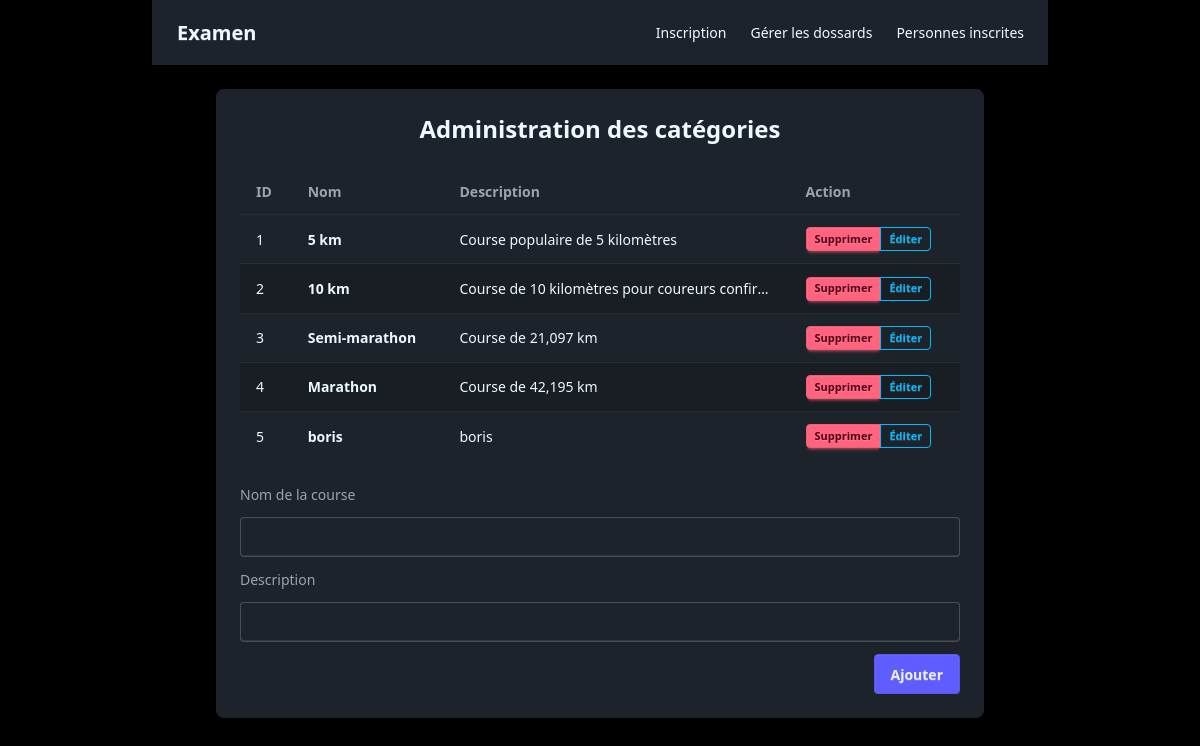
Before: /adm.php with the older database file.
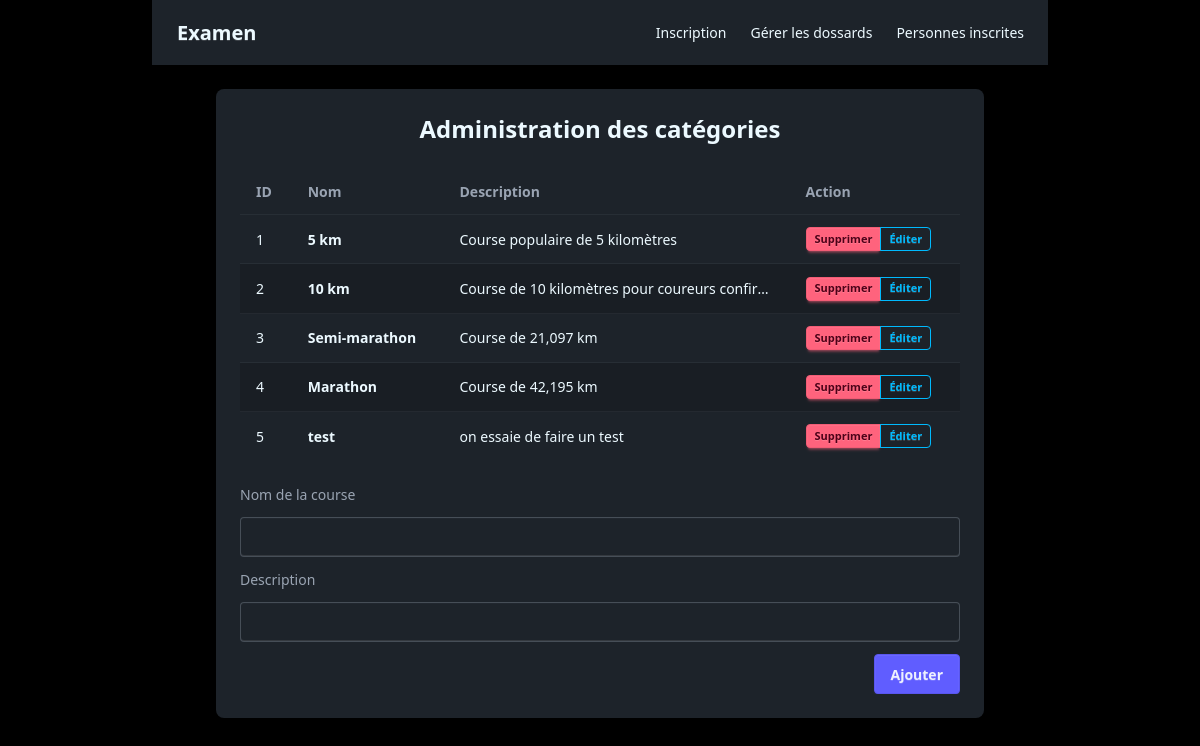
After: the same page with the newer database file.
### tables this page shows
CREATE TABLE courses (
    id_course   INTEGER PRIMARY KEY AUTOINCREMENT, 
    nom         TEXT    NOT NULL,                  
    description TEXT    NOT NULL                   
);

### adm.php (the view, shortened to what this page needs)
<?php
try {
    $pdo = new PDO('sqlite:bd.sqlite');
    $pdo->setAttribute(PDO::ATTR_ERRMODE, PDO::ERRMODE_EXCEPTION);
    $rqt = "SELECT id_course, nom, description FROM courses ORDER BY id_course ASC";
    $exu = $pdo->prepare($rqt);
    $exu->execute();
    $tabs = $exu->fetchAll(PDO::FETCH_ASSOC);
} catch (Exception $e) {
    die('Erreur : ' . $e->getMessage());
}
?>
<!DOCTYPE html>
<html lang="fr" data-theme="dark">
<head>
    <link href="https://cdn.jsdelivr.net/npm/daisyui@5" rel="stylesheet" type="text/css" />
    <script src="https://cdn.jsdelivr.net/npm/@tailwindcss/browser@4"></script>
</head>
<body class="min-h-screen flex flex-col items-center bg-black">
<div class="navbar bg-base-100 shadow-md w-full max-w-4xl mb-6">
  <div class="navbar-start">
    <a class="btn btn-ghost text-xl font-bold">Examen</a>
  </div>
  <div class="navbar-end">
    <ul class="menu menu-horizontal px-1">
      <li><a href="index.php">Inscription</a></li>
      <li><a href="dossards.php">Gérer les dossards</a></li>
      <li><a href="affichage_personne.php">Personnes inscrites</a></li>
    </ul>
  </div>
</div>
<div class="w-full max-w-3xl">
  <div class="card w-full bg-base-100 shadow-xl">
    <div class="card-body">
      <h1 class="text-2xl font-bold mb-4 text-center">
        Administration des catégories
      </h1>
      <div class="overflow-x-auto">
        <table class="table table-zebra">
          <thead>
            <tr>
              <th>ID</th>
              <th>Nom</th>
              <th>Description</th>
              <th>Action</th>
            </tr>
          </thead>
          <tbody>
          <?php foreach ($tabs as $tas): ?>
            <tr class="hover">
              <td><?= htmlspecialchars($tas['id_course']) ?></td>
              <td class="font-semibold">
                <?= htmlspecialchars($tas['nom']) ?>
              </td>
              <td class="max-w-xs truncate">
                <?= htmlspecialchars($tas['description']) ?>
              </td>
              <td>
                <div class="join">
                  <a href="supprimer.php?id_course=<?= htmlspecialchars($tas['id_course']) ?>"
                     class="btn btn-xs btn-error join-item">
                    Supprimer
                  </a>
                  <a href="modif.php?id_course=<?= htmlspecialchars($tas['id_course']) ?>"
                     class="btn btn-xs btn-info btn-outline join-item">
                    Éditer
                  </a>
                </div>
              </td>
            </tr>
          <?php endforeach; ?>
          </tbody>
        </table>
        <form action="adm.php" method="post" class="mt-6 space-y-3">
          <label class="label" for="nom">
            <span class="label-text">Nom de la course</span>
          </label>
          <input type="text" name="nom" id="nom" class="input input-bordered w-full">
          <label class="label" for="description">
            <span class="label-text">Description</span>
          </label>
          <input type="text" name="description" id="description" class="input input-bordered w-full">
          <div class="card-actions justify-end">
            <button type="submit" name="ajouter" class="btn btn-primary">Ajouter</button>
          </div>
        </form>
      </div>
    </div>
  </div>
</div>
</body>
</html>

Changed rows visible on the page:
changed courses id 5: nom "boris" → "test"; description "boris" → "on essaie de faire un test"
